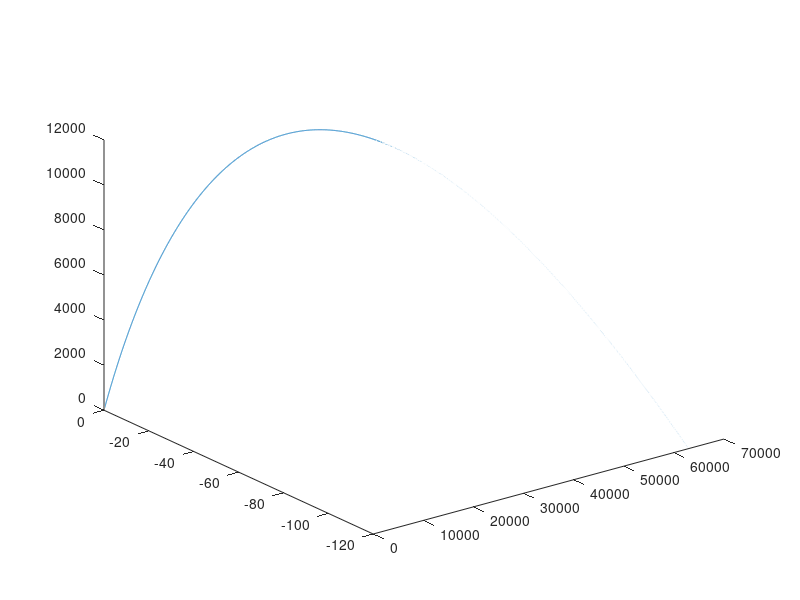

Write MATLAB code to recreate this figure.
g = 9.8;
v_0 = 800;
a = 37*pi/180;
l = -50;
w = 2*pi/(24*60*60); %% 2pi every 24 hours in seconds

t_final = (2*v_0*sin(a))/(g - 2*v_0*w*cos(l)*sin(a));
t = 0:0.01:t_final;

x = 1/3*w*g*t.^3*cos(l) - w*t.^2*v_0*sin(a)*cos(l) + v_0*cos(a)*t;
y = -w*v_0*cos(a)*t.^2*sin(l);
z = -1/2*g*t.^2 + v_0*sin(a)*t + w*(v_0*sin(a))*t.^2*cos(l)


plot3(x,y,z);